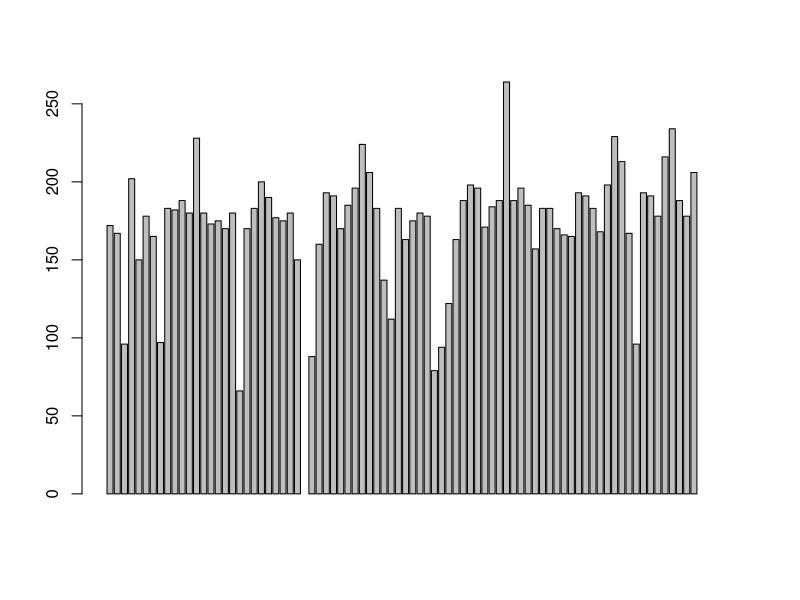

Write R code to recreate this figure.
## ---- chunk 1
library(dplyr)
library(rmarkdown)
## ---- chunk 2
sample3 <- c("Male","Female","Male","Female","Female")
gender <- factor(sample3)
class(gender)
summary(gender)
## ---- chunk 3
glimpse(starwars)
## ---- chunk 4
barplot(starwars$height)
## ---- chunk 5
starwars %>% group_by(species) %>%
  summarise(height=mean(height,na.rm = T),mass=mean(mass,na.rm = T)) %>%
  mutate(BMI = mass / ((height/100)^2)) %>% 
  arrange(desc(BMI)) %>%
  head(10)
